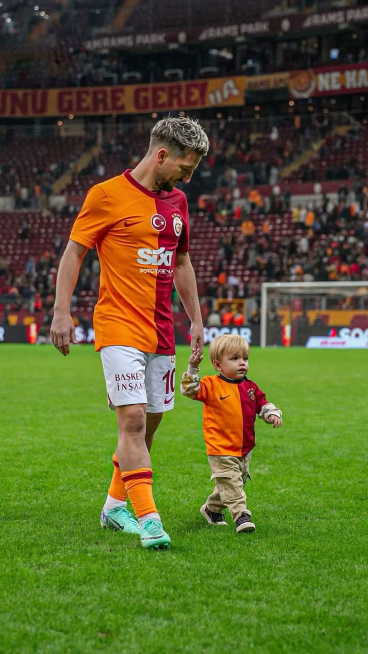
#> input picture data_sample_image/mertens.jpg, 736 x 1308 px, found by its file name (shown at 1/2 size)
$ python color_adjustments.py
#> lines starting #> are read from the running program, lines starting #| are printed output that depends on the picture
#color adjustments

import cv2

img = cv2.imread("C:/Users/Lenovo/Desktop/smart-photo-editor/data_sample_image/mertens.jpg")
#> img is the input picture: shape (1308, 736, 3); mean B, G, R 45.1, 93.7, 90.2

resized_img = cv2.resize(img, (400, 400))
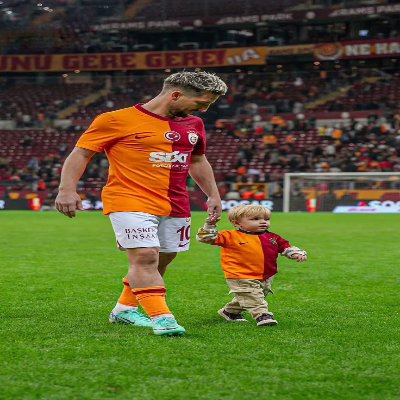
#> resized_img: shape (400, 400, 3); mean B, G, R 44.9, 93.5, 90.1

cv2.imshow("ilk resim", resized_img)


#grayscale çevirip kaydediyorum
imgGray = cv2.cvtColor(resized_img, cv2.COLOR_BGR2GRAY)
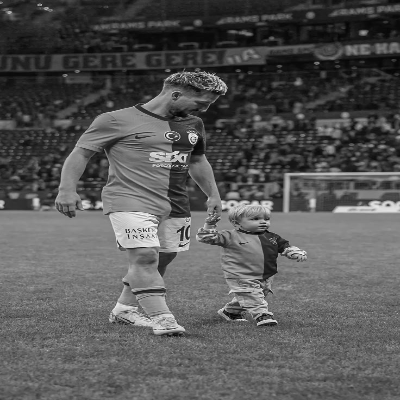
#> imgGray: shape (400, 400); min 1, max 250, mean 87


cv2.imshow("Grayscale img", imgGray)


cv2.imwrite("C:/Users/Lenovo/Desktop/smart-photo-editor/results_processed_images/grayscale.jpg", imgGray)  #grayscale halini kaydettim

cv2.waitKey(5000)
cv2.destroyAllWindows()

#parlaklık
deger = 50
parlaklik_artmis_img = cv2.add(imgGray, deger)
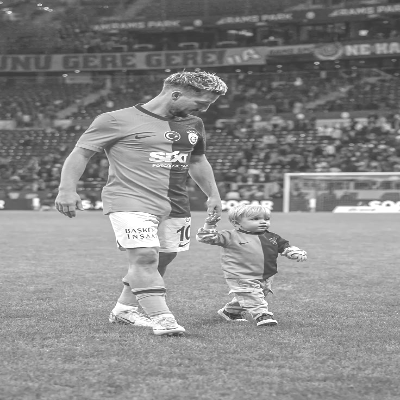
#> parlaklik_artmis_img: shape (400, 400); min 51, max 255, mean 136.8
parlaklik_azalmis_img = cv2.subtract(imgGray, deger)
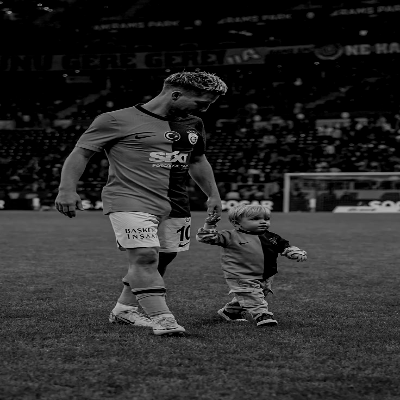
#> parlaklik_azalmis_img: shape (400, 400); min 0, max 200, mean 42

cv2.imshow("original grayscale", imgGray)
cv2.imshow("Parlaklik artmış grayscale ", parlaklik_artmis_img)
cv2.imshow("Parlaklik azalmis grayscale ", parlaklik_azalmis_img)

saved1 = cv2.imwrite("C:/Users/Lenovo/Desktop/smart-photo-editor/results_processed_images/parlaklik_artmis_img.jpg", parlaklik_artmis_img)
saved2 = cv2.imwrite("C:/Users/Lenovo/Desktop/smart-photo-editor/results_processed_images/parlaklik_azalmis_img.jpg", parlaklik_azalmis_img)

if saved1 and saved2:
    print(" Görseller başarıyla kaydedildi.")
else:
    print("Kaydetme işlemi başarısız oldu!")


cv2.waitKey(5000)
cv2.destroyAllWindows()
